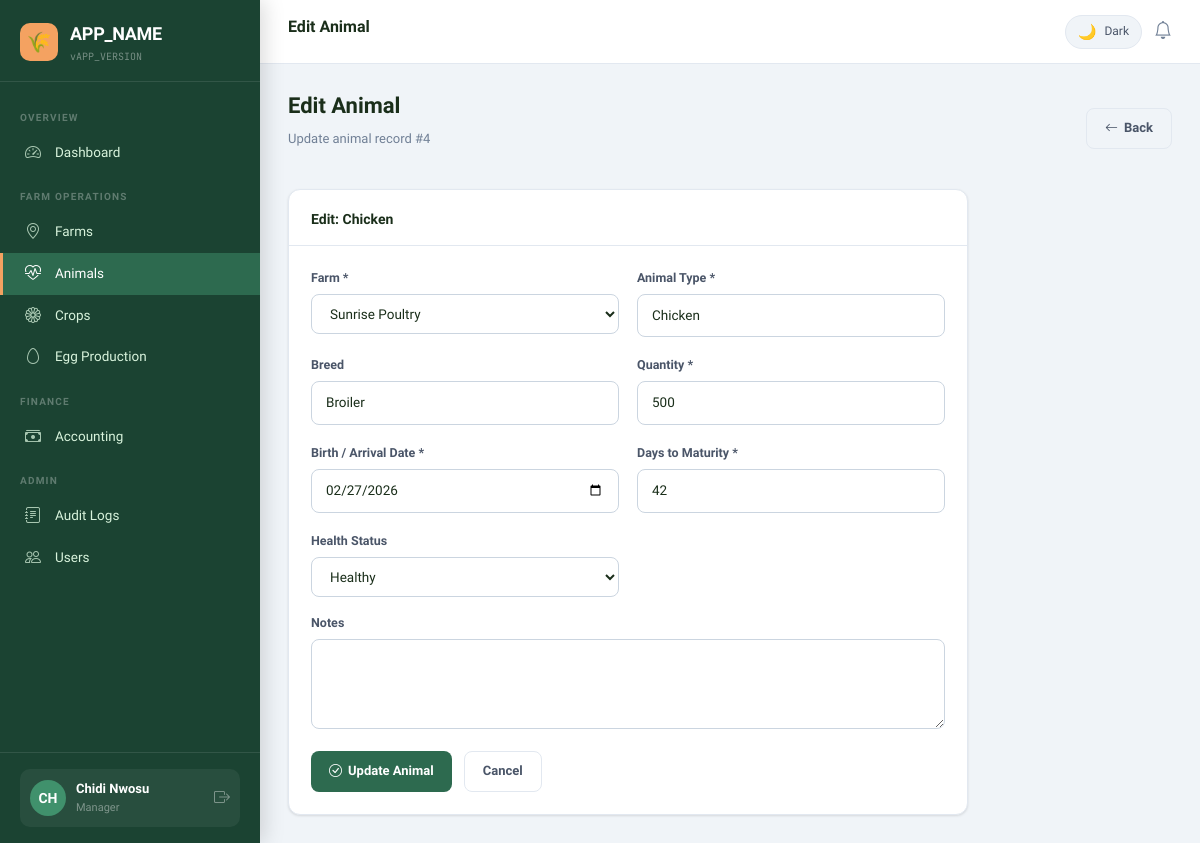
Screenshot of /modules/animals/edit.php?id=4 (signed in) with the database file from the repository.
### tables this page shows
CREATE TABLE `animals` (
  `id`            INT UNSIGNED NOT NULL AUTO_INCREMENT,
  `farm_id`       INT UNSIGNED NOT NULL,
  `type`          VARCHAR(100) NOT NULL COMMENT 'e.g. Cattle, Goat, Chicken, Pig',
  `breed`         VARCHAR(100) DEFAULT NULL,
  `quantity`      INT UNSIGNED NOT NULL DEFAULT 1,
  `birth_date`    DATE NOT NULL,
  `maturity_days` SMALLINT UNSIGNED NOT NULL COMMENT 'Days from birth to market-ready',
  `health_status` ENUM('healthy','sick','recovering','quarantined','deceased') NOT NULL DEFAULT 'healthy',
  `sold`          TINYINT(1) NOT NULL DEFAULT 0,
  `sold_date`     DATE DEFAULT NULL,
  `price_sold`    DECIMAL(12,2) DEFAULT NULL,
  `notes`         TEXT DEFAULT NULL,
  `created_at`    TIMESTAMP NOT NULL DEFAULT CURRENT_TIMESTAMP,
  `updated_at`    TIMESTAMP NOT NULL DEFAULT CURRENT_TIMESTAMP ON UPDATE CURRENT_TIMESTAMP,
  PRIMARY KEY (`id`),
  INDEX `idx_animals_farm` (`farm_id`),
  INDEX `idx_animals_sold` (`sold`),
  INDEX `idx_animals_health` (`health_status`),
  CONSTRAINT `fk_animals_farm` FOREIGN KEY (`farm_id`) REFERENCES `farms` (`id`) ON DELETE CASCADE
);

CREATE TABLE `farms` (
  `id`         INT UNSIGNED NOT NULL AUTO_INCREMENT,
  `name`       VARCHAR(150) NOT NULL,
  `state`      VARCHAR(100) NOT NULL,
  `city`       VARCHAR(100) NOT NULL,
  `type`       ENUM('crop','livestock','mixed','poultry','aquaculture','orchard') NOT NULL DEFAULT 'mixed',
  `size`       DECIMAL(10,2) NOT NULL COMMENT 'Size in hectares',
  `created_at` TIMESTAMP NOT NULL DEFAULT CURRENT_TIMESTAMP,
  `updated_at` TIMESTAMP NOT NULL DEFAULT CURRENT_TIMESTAMP ON UPDATE CURRENT_TIMESTAMP,
  PRIMARY KEY (`id`),
  INDEX `idx_farms_state` (`state`),
  INDEX `idx_farms_type` (`type`)
);

### core/db.php (called while the page is built, shortened)
<?php
class DB {
    private static ?PDO $instance = null;
    public static function getInstance(): PDO {
        if (self::$instance === null) {
            $dsn = sprintf(
                'mysql:host=%s;dbname=%s;charset=%s',
                DB_HOST, DB_NAME, DB_CHARSET
            );
            $options = [
                PDO::ATTR_ERRMODE            => PDO::ERRMODE_EXCEPTION,
                PDO::ATTR_DEFAULT_FETCH_MODE => PDO::FETCH_ASSOC,
                PDO::ATTR_EMULATE_PREPARES   => false,
            ];
            try {
                self::$instance = new PDO($dsn, DB_USER, DB_PASS, $options);
            } catch (PDOException $e) {
                error_log('DB Connection failed: ' . $e->getMessage());
                die(json_encode(['error' => 'Database connection failed. Please contact support.']));
            }
        }
        return self::$instance;
    }
    public static function query(string $sql, array $params = []): PDOStatement {
        $stmt = self::getInstance()->prepare($sql);
        $stmt->execute($params);
        return $stmt;
    }
    public static function row(string $sql, array $params = []): ?array {
        $row = self::query($sql, $params)->fetch();
        return $row ?: null;
    }
    public static function rows(string $sql, array $params = []): array {
        return self::query($sql, $params)->fetchAll();
    }
}

### core/rbac_logger_helpers.php (called while the page is built, shortened)
<?php
function e(string $str): string {
    return htmlspecialchars($str, ENT_QUOTES, 'UTF-8');
}

### modules/animals/edit.php (the view, shortened to what this page needs)
<?php
require_once __DIR__ . '/../../core/db.php';
require_once __DIR__ . '/../../core/rbac_logger_helpers.php';
$id     = (int)($_GET['id'] ?? 0);
$animal = DB::row("SELECT * FROM animals WHERE id = ?", [$id]);
$farms  = DB::rows("SELECT id, name FROM farms ORDER BY name");
include __DIR__ . '/../../templates/header.php';
?>
<div class="ff-page-header">
  <div>
    <h2 class="ff-page-title">Edit Animal</h2>
    <p class="ff-page-subtitle">Update animal record #<?= $id ?></p>
  </div>
  <a href="index.php" class="ff-btn ff-btn-outline"><i class="bi bi-arrow-left"></i> Back</a>
</div>
<div class="ff-card" style="max-width:680px;">
  <div class="ff-card-header"><span class="ff-card-title">Edit: <?= e($animal['type']) ?></span></div>
  <div class="ff-card-body">
    <form method="POST">
      <div class="grid-2" style="gap:18px;">
        <div>
          <label class="ff-form-label">Farm *</label>
          <select name="farm_id" class="ff-form-control" required>
            <?php foreach ($farms as $f): ?>
            <?php if (RBAC::farmScope() && $f['id'] != RBAC::farmScope()) continue; ?>
            <option value="<?= $f['id'] ?>" <?= $animal['farm_id'] == $f['id'] ? 'selected' : '' ?>><?= e($f['name']) ?></option>
            <?php endforeach; ?>
          </select>
        </div>
        <div>
          <label class="ff-form-label">Animal Type *</label>
          <input type="text" name="type" class="ff-form-control" required value="<?= e($animal['type']) ?>">
        </div>
        <div>
          <label class="ff-form-label">Breed</label>
          <input type="text" name="breed" class="ff-form-control" value="<?= e($animal['breed'] ?? '') ?>">
        </div>
        <div>
          <label class="ff-form-label">Quantity *</label>
          <input type="number" name="quantity" class="ff-form-control" min="1" required value="<?= e($animal['quantity']) ?>">
        </div>
        <div>
          <label class="ff-form-label">Birth / Arrival Date *</label>
          <input type="date" name="birth_date" class="ff-form-control" required value="<?= e($animal['birth_date']) ?>">
        </div>
        <div>
          <label class="ff-form-label">Days to Maturity *</label>
          <input type="number" name="maturity_days" class="ff-form-control" min="1" required value="<?= e($animal['maturity_days']) ?>">
        </div>
        <div>
          <label class="ff-form-label">Health Status</label>
          <select name="health_status" class="ff-form-control">
            <?php foreach (['healthy','sick','recovering','quarantined','deceased'] as $s): ?>
            <option value="<?= $s ?>" <?= $animal['health_status'] === $s ? 'selected' : '' ?>><?= ucfirst($s) ?></option>
            <?php endforeach; ?>
          </select>
        </div>
      </div>
      <div class="mt-16">
        <label class="ff-form-label">Notes</label>
        <textarea name="notes" class="ff-form-control"><?= e($animal['notes'] ?? '') ?></textarea>
      </div>
      <div class="d-flex gap-12 mt-16">
        <button type="submit" class="ff-btn ff-btn-primary"><i class="bi bi-check-circle"></i> Update Animal</button>
        <a href="index.php" class="ff-btn ff-btn-outline">Cancel</a>
      </div>
    </form>
  </div>
</div>
<?php include __DIR__ . '/../../templates/footer.php'; ?>

### assets/css/app.css (style rules this page uses)
:root { --ff-primary: 'Sora', sans-serif; --ff-mono: 'JetBrains Mono', monospace; --color-brand: #2d6a4f; --color-brand-light: #40916c; --color-brand-dark: #1b4332; --color-accent: #f4a261; --color-accent-dark: #e76f51; --bg-body: #f0f4f8; --bg-card: #ffffff; --bg-sidebar: #1b4332; --bg-sidebar-hover: #2d6a4f; --bg-header: #ffffff; --bg-input: #ffffff; --bg-table-alt: #f8fafb; --text-primary: #1a2e1a; --text-secondary: #4a5568; --text-muted: #718096; --text-sidebar: #d8f3dc; --text-sidebar-active: #ffffff; --text-on-brand: #ffffff; --border-color: #e2e8f0; --border-input: #cbd5e0; --shadow-card: 0 1px 3px rgba(0,0,0,.08), 0 1px 2px rgba(0,0,0,.04); --shadow-card-hover: 0 4px 16px rgba(0,0,0,.12); --shadow-sidebar: 4px 0 20px rgba(0,0,0,.15); --color-success: #38a169; --color-warning: #d69e2e; --color-danger: #e53e3e; --color-info: #3182ce; --radius-card: 12px; --radius-btn: 8px; --radius-input: 8px; --sidebar-width: 260px; --header-height: 64px; --transition: all 0.2s ease; }
*, *::before, *::after { box-sizing: border-box; margin: 0; padding: 0; }
html { scroll-behavior: smooth; }
body { font-family: var(--ff-primary); background: var(--bg-body); color: var(--text-primary); min-height: 100vh; transition: background 0.3s ease, color 0.3s ease; font-size: 14px; line-height: 1.6; }
h1, h2, h3, h4, h5, h6 { font-weight: 600; color: var(--text-primary); line-height: 1.3; }
a { color: var(--color-brand-light); text-decoration: none; }
.ff-page-header { display: flex; align-items: center; justify-content: space-between; margin-bottom: 24px; flex-wrap: wrap; gap: 12px; }
.ff-page-title { font-size: 22px; font-weight: 700; color: var(--text-primary); }
.ff-page-subtitle { font-size: 13px; color: var(--text-muted); margin-top: 2px; }
.ff-card { background: var(--bg-card); border: 1px solid var(--border-color); border-radius: var(--radius-card); box-shadow: var(--shadow-card); transition: box-shadow 0.2s ease, transform 0.2s ease; overflow: hidden; }
.ff-card-header { padding: 18px 22px 14px; border-bottom: 1px solid var(--border-color); display: flex; align-items: center; justify-content: space-between; gap: 12px; }
.ff-card-title { font-size: 14px; font-weight: 600; color: var(--text-primary); }
.ff-card-body { padding: 22px; }
.ff-form-label { font-size: 12.5px; font-weight: 600; color: var(--text-secondary); margin-bottom: 6px; display: block; }
.ff-form-control { width: 100%; padding: 10px 14px; border: 1px solid var(--border-input); border-radius: var(--radius-input); background: var(--bg-input); color: var(--text-primary); font-family: var(--ff-primary); font-size: 13.5px; transition: border-color 0.2s, box-shadow 0.2s; outline: none; }
.ff-form-control::placeholder { color: var(--text-muted); }
select.ff-form-control { cursor: pointer; }
textarea.ff-form-control { resize: vertical; min-height: 90px; }
.ff-btn { display: inline-flex; align-items: center; gap: 6px; padding: 9px 18px; border-radius: var(--radius-btn); font-family: var(--ff-primary); font-size: 13px; font-weight: 600; border: none; cursor: pointer; transition: var(--transition); text-decoration: none; white-space: nowrap; }
.ff-btn-primary { background: var(--color-brand); color: #fff; }
.ff-btn-outline { background: transparent; border: 1.5px solid var(--border-color); color: var(--text-secondary); }
.d-flex { display: flex; }
.gap-12 { gap: 12px; }
.mt-16 { margin-top: 16px; }
.grid-2 { display: grid; grid-template-columns: repeat(2, 1fr); gap: 20px; }

### rows the page displays
animals: type "Chicken", farm_id "Sunrise Poultry", breed "Broiler", quantity "500", birth_date "02/27/2026", maturity_days "42", health_status "Healthy"

### other values shown
APP_NAME "APP_NAME"
APP_VERSION "APP_VERSION"
$initials "CH"
$user['name'] "Chidi Nwosu"
$user['role'] "Manager"
$pageTitle "Edit Animal"
$id "4"
